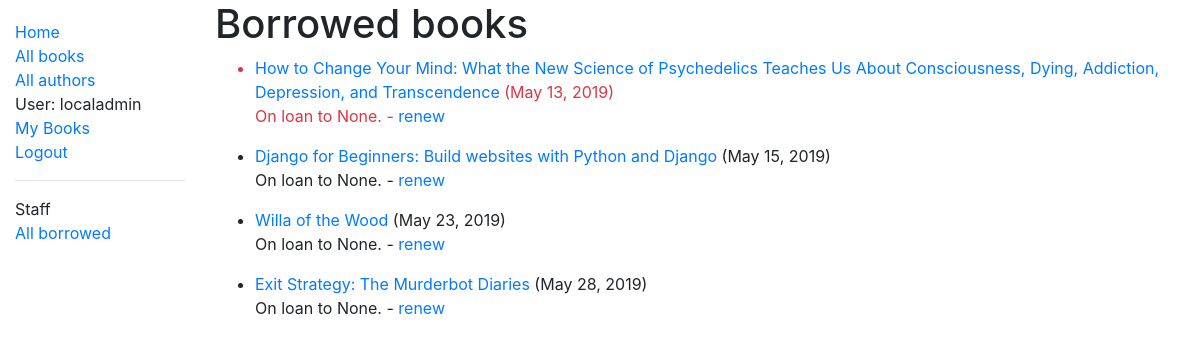
Before: /catalog/loanedbooks/ (signed in) with the older database file.
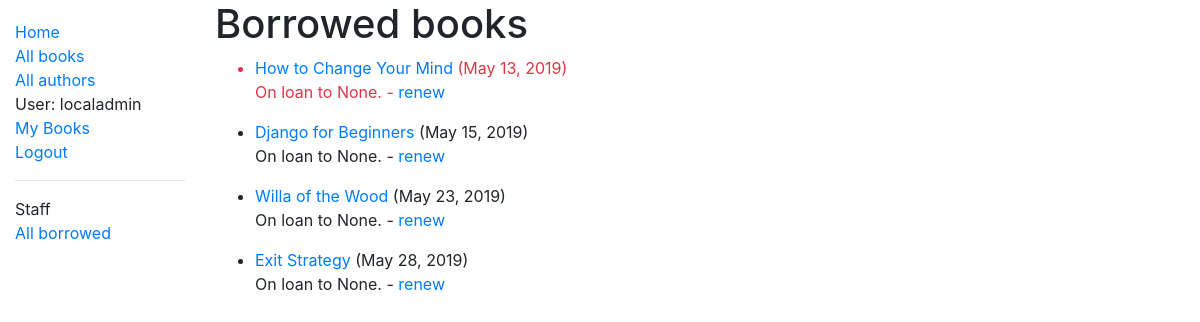
After: the same page with the newer database file.
### catalog/models.py (models this page shows, shortened)
class BookInstance(models.Model):
    id = models.UUIDField(primary_key=True, default=uuid.uuid4,
                          help_text='Unique ID for this particular book across the whole library')
    book = models.ForeignKey('Book', on_delete=models.SET_NULL, null=True)
    imprint = models.CharField(max_length=200)
    borrower = models.ForeignKey(User, on_delete=models.SET_NULL, null=True, blank=True)
    due_back = models.DateField(null=True, blank=True)
    LOAN_STATUS = (
        ('m', 'Maintenance'),
        ('o', 'On loan'),
        ('a', 'Available'),
        ('r', 'Reserved'),
    )
    status = models.CharField(max_length=1, choices=LOAN_STATUS, blank=True,
                              default='m', help_text='Book availability')
    class Meta:
        ordering = ['due_back']
        permissions = (
            ('can_mark_returned', 'Set book as returned'),
        )
    @property
    def is_overdue(self):
        if self.due_back and timezone.now().date() > self.due_back:
            return True
        return False

class Book(models.Model):
    title = models.CharField(max_length=200)
    subtitle = models.CharField(max_length=200, blank=True, null=True)
    author = models.ForeignKey('Author', on_delete=models.SET_NULL, null=True)
    summary = models.TextField(max_length=10000,
                               help_text='Enter a brief description of the book')
    isbn = models.CharField('ISBN', max_length=14,
                            help_text='13 Character <a href="https://www.isbn-international.org/content/what-isbn">ISBN number</a>')
    genre = models.ManyToManyField(Genre,
                                   help_text='Select a genre for this book')
    language = models.ForeignKey('Language', on_delete=models.SET_NULL, null=True)
    def display_genre(self):
        """Create a string for the Genre. This is required to display genre in Admin"""
        return ', '.join(genre.name for genre in self.genre.all()[:3])
    display_genre.short_description = 'genre'

### catalog/views.py (the view)
# urls.py: path('loanedbooks/', views.LoanedBooksListView.as_view(), name='borrowed'),
class LoanedBooksListView(PermissionRequiredMixin, generic.ListView):
    permission_required = 'catalog.can_mark_returned'
    model = BookInstance
    template_name = 'catalog/bookinstance_list_borrowed.html'
    paginate_by = 10
    def get_queryset(self):
        return BookInstance.objects.filter(status__exact='o').order_by('due_back')

### catalog/templates/catalog/bookinstance_list_borrowed.html
{% extends 'base_generic.html' %}
{% block content %}
    <h1>Borrowed books</h1>
    {% if bookinstance_list %}
        <ul>
            {% for bookinstance in bookinstance_list %}
                <li {% if bookinstance.is_overdue %}class="text-danger"{% endif %}>
                    <a href="{% url 'book-detail' bookinstance.book.pk %}">{{ bookinstance.book.title }}</a>
                    ({{ bookinstance.due_back }})
                    <p>On loan to {{ bookinstance.borrower }}. {% if perms.catalog.can_mark_returned %} - <a
                            href="{% url 'renew-book-librarian' bookinstance.id %}">renew</a>{% endif %}</p>
                </li>
            {% endfor %}
        </ul>
    {% else %}
        <p>There are no books checked out from the library.</p>
    {% endif %}
{% endblock content %}

Changed rows visible on the page:
changed BookInstance: book "How to Change Your Mind: What the New Science of Psychedelics Teaches Us About Consciousness, Dying, Addiction, Depression, and Transcendence" → "How to Change Your Mind"
changed BookInstance: book "Django for Beginners: Build websites with Python and Django" → "Django for Beginners"
changed BookInstance: book "Exit Strategy: The Murderbot Diaries" → "Exit Strategy"
